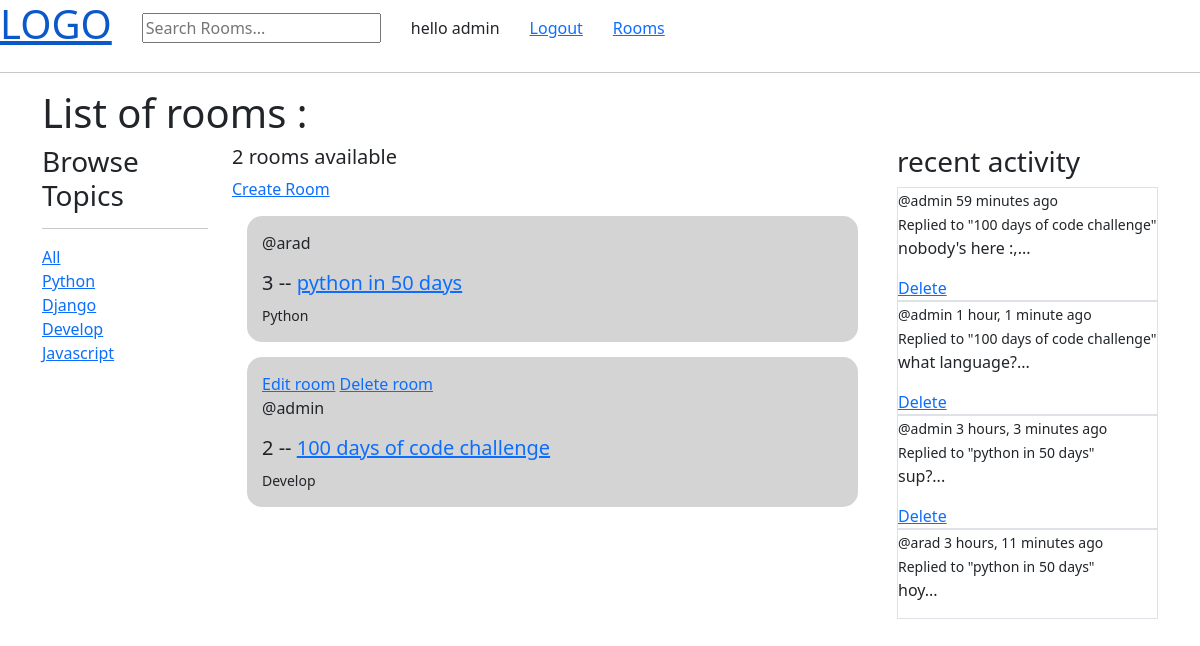
The app's page /rooms/ (signed in) with its own data.
### base/models.py (models this page shows)
class Topic(models.Model):
    name = models.CharField(max_length=255)
    def __str__(self):
        return self.name

class Room(models.Model):
    host = models.ForeignKey(User, on_delete=models.SET_NULL, null=True)
    topic = models.ForeignKey(Topic, on_delete=models.SET_NULL, null=True)
    name = models.CharField(max_length=255)
    description = models.TextField(null=True, blank=True)
    members = models.ManyToManyField(User, related_name='members', blank=True)
    updated = models.DateTimeField(auto_now=True)
    created = models.DateTimeField(auto_now_add=True)
    class Meta:
        ordering = ['-updated', '-created']
    def __str__(self):
        return self.name

class RoomMessage(models.Model):
    user = models.ForeignKey(User, on_delete=models.CASCADE)
    room = models.ForeignKey(Room, on_delete=models.CASCADE)
    text = models.TextField()
    updated = models.DateTimeField(auto_now=True)
    created = models.DateTimeField(auto_now_add=True)
    class Meta:
        ordering = ['-updated', '-created']
    def __str__(self):
        return self.text[:50] + '...'

### base/views.py (the view)
# urls.py: path("rooms/", views.rooms, name="rooms"),
def rooms(request):
    search = request.GET.get('search', '')
    if search:
        room_list = Room.objects.filter(
            Q(topic__name__icontains=search) |
            Q(name__icontains=search) |
            Q(description__icontains=search)
        )
    else:
        room_list = Room.objects.all()
    topics = get_list_or_404(Topic)
    room_messages = RoomMessage.objects.filter(Q(room__name__icontains=search) | Q(room__topic__name__icontains=search))
    return render(request, 'base/rooms.html', {
        'rooms': room_list,
        'topics': topics,
        'search': search,
        'room_messages': room_messages,
    })

### base/templates/base/rooms.html (shortened to what this page needs)
{% extends 'layout.html' %}
{% block content %}
<h1>List of rooms :</h1>
<div class="row">
    <div class="col col-2">
        {% include 'base/topics_component.html'%}
    </div>
    <div class="col col-7">
        <h5>{{ rooms.count }} rooms available</h5>
        {% if request.user.is_authenticated %}
        <a href="{% url 'base:create' %}">Create Room</a>
        {% endif %}
        {% include 'base/rooms_component.html'%}
    </div>
    <div class="col col-3">
        {% include 'base/activity_component.html'%}
    </div>
</div>
{% endblock %}

### templates/nav.html
<div class="d-flex align-items-center" style="gap:30px">
    <a href="/">
        <h1>LOGO</h1>
    </a>
    <form action="{% url 'base:rooms' %}">
        <input placeholder="Search Rooms..." name="search" type="text">
    </form>
    {% if request.user.is_authenticated %}
    hello {{ request.user.username }}
    <a href="{% url 'base:logout' %}">Logout</a>
    {% else %}
    <a href="{% url 'base:login' %}">Login</a>
    {% endif %}
    <a href="{% url 'base:rooms' %}">Rooms</a>
</div>
<hr>

### base/templates/base/topics_component.html
<h3>Browse Topics</h3>
<hr>
<div>
    <a href="{% url 'base:rooms' %}">All</a>
</div>
{% for topic in topics %}
<div>
    <a href="{% url 'base:rooms' %}?search={{topic}}">{{ topic }}</a>
</div>
{% endfor %}

### base/templates/base/rooms_component.html
{% for room in rooms %}
<div style="background:#77777750; border 2px solid #44444450; border-radius:15px;margin: 15px;padding:15px">
    {% if room.host.id == request.user.id %}
    <a href="{% url 'base:edit' room.id %}">Edit room</a>
    <a href="{% url 'base:delete-room' room.id %}">Delete room</a>
    {% endif %}
    <p>@{{ room.host.username }}</p>
    <h5>{{ room.id }} -- <a href="{% url 'base:room' room.id %}">{{ room.name }}</a></h5>
    <small>{{ room.topic }}</small>
</div>
{% endfor %}

### base/templates/base/activity_component.html
<h3>recent activity</h3>
{% for msg in room_messages%}
<div class="border">
    <small>@{{ msg.user }} {{ msg.created|timesince }} ago</small>
    <br>
    <small>Replied to "{{ msg.room }}"</small>
    <p>{{ msg }}</p>
    {% if request.user == msg.user %}
    <a href="{% url 'base:delete-msg' msg.id %}">Delete</a>
    {%endif%}
</div>
{%endfor%}

### records on screen
Topic: name "Python"
Topic: name "Django"
Topic: name "Develop"
Topic: name "Javascript"
Room: host.username "arad", id "3", name "python in 50 days", topic "Python"
Room: shows "Edit room", host.username "admin", id "2", name "100 days of code challenge", topic "Develop"
RoomMessage: user "admin", created "59 minutes", room "100 days of code challenge", text "nobody's here :,...", shows "Delete"
RoomMessage: user "admin", created "1 hour, 1 minute", room "100 days of code challenge", text "what language?...", shows "Delete"
RoomMessage: user "admin", created "3 hours, 3 minutes", room "python in 50 days", text "sup?...", shows "Delete"
RoomMessage: user "arad", created "3 hours, 11 minutes", room "python in 50 days", text "hoy..."

### other values on screen
{{ request.user.username }} "admin"
{{ rooms.count }} "2"
